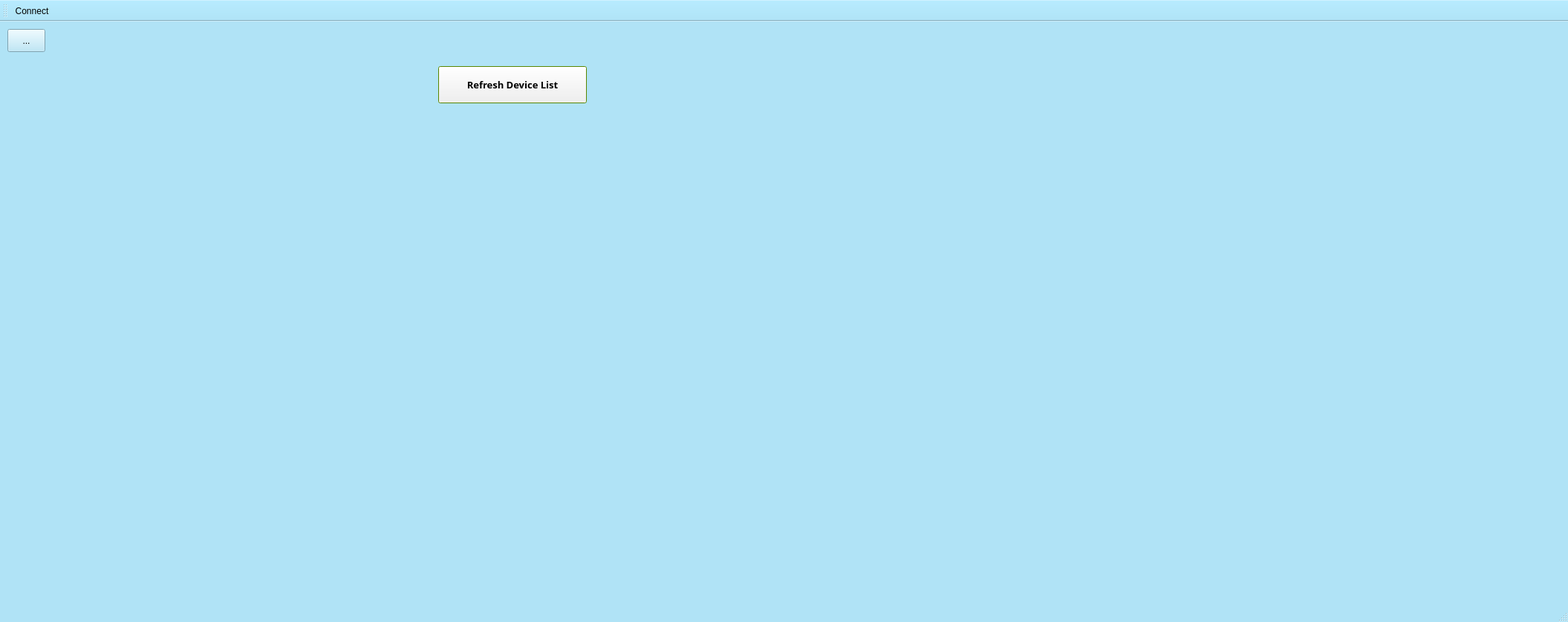
<?xml version="1.0" encoding="UTF-8"?>
<ui version="4.0">
 <class>MainWindow</class>
 <widget class="QMainWindow" name="MainWindow">
  <property name="geometry">
   <rect>
    <x>0</x>
    <y>0</y>
    <width>2111</width>
    <height>837</height>
   </rect>
  </property>
  <property name="baseSize">
   <size>
    <width>4000</width>
    <height>0</height>
   </size>
  </property>
  <property name="palette">
   <palette>
    <active>
     <colorrole role="WindowText">
      <brush brushstyle="SolidPattern">
       <color alpha="255">
        <red>0</red>
        <green>0</green>
        <blue>0</blue>
       </color>
      </brush>
     </colorrole>
     <colorrole role="Button">
      <brush brushstyle="SolidPattern">
       <color alpha="255">
        <red>176</red>
        <green>227</green>
        <blue>246</blue>
       </color>
      </brush>
     </colorrole>
     <colorrole role="Light">
      <brush brushstyle="SolidPattern">
       <color alpha="255">
        <red>255</red>
        <green>255</green>
        <blue>255</blue>
       </color>
      </brush>
     </colorrole>
     <colorrole role="Midlight">
      <brush brushstyle="SolidPattern">
       <color alpha="255">
        <red>215</red>
        <green>241</green>
        <blue>250</blue>
       </color>
      </brush>
     </colorrole>
     <colorrole role="Dark">
      <brush brushstyle="SolidPattern">
       <color alpha="255">
        <red>88</red>
        <green>113</green>
        <blue>123</blue>
       </color>
      </brush>
     </colorrole>
     <colorrole role="Mid">
      <brush brushstyle="SolidPattern">
       <color alpha="255">
        <red>117</red>
        <green>151</green>
        <blue>164</blue>
       </color>
      </brush>
     </colorrole>
     <colorrole role="Text">
      <brush brushstyle="SolidPattern">
       <color alpha="255">
        <red>0</red>
        <green>0</green>
        <blue>0</blue>
       </color>
      </brush>
     </colorrole>
     <colorrole role="BrightText">
      <brush brushstyle="SolidPattern">
       <color alpha="255">
        <red>255</red>
        <green>255</green>
        <blue>255</blue>
       </color>
      </brush>
     </colorrole>
     <colorrole role="ButtonText">
      <brush brushstyle="SolidPattern">
       <color alpha="255">
        <red>0</red>
        <green>0</green>
        <blue>0</blue>
       </color>
      </brush>
     </colorrole>
     <colorrole role="Base">
      <brush brushstyle="SolidPattern">
       <color alpha="255">
        <red>255</red>
        <green>255</green>
        <blue>255</blue>
       </color>
      </brush>
     </colorrole>
     <colorrole role="Window">
      <brush brushstyle="SolidPattern">
       <color alpha="255">
        <red>176</red>
        <green>227</green>
        <blue>246</blue>
       </color>
      </brush>
     </colorrole>
     <colorrole role="Shadow">
      <brush brushstyle="SolidPattern">
       <color alpha="255">
        <red>0</red>
        <green>0</green>
        <blue>0</blue>
       </color>
      </brush>
     </colorrole>
     <colorrole role="AlternateBase">
      <brush brushstyle="SolidPattern">
       <color alpha="255">
        <red>215</red>
        <green>241</green>
        <blue>250</blue>
       </color>
      </brush>
     </colorrole>
     <colorrole role="ToolTipBase">
      <brush brushstyle="SolidPattern">
       <color alpha="255">
        <red>255</red>
        <green>255</green>
        <blue>220</blue>
       </color>
      </brush>
     </colorrole>
     <colorrole role="ToolTipText">
      <brush brushstyle="SolidPattern">
       <color alpha="255">
        <red>0</red>
        <green>0</green>
        <blue>0</blue>
       </color>
      </brush>
     </colorrole>
    </active>
    <inactive>
     <colorrole role="WindowText">
      <brush brushstyle="SolidPattern">
       <color alpha="255">
        <red>0</red>
        <green>0</green>
        <blue>0</blue>
       </color>
      </brush>
     </colorrole>
     <colorrole role="Button">
      <brush brushstyle="SolidPattern">
       <color alpha="255">
        <red>176</red>
        <green>227</green>
        <blue>246</blue>
       </color>
      </brush>
     </colorrole>
     <colorrole role="Light">
      <brush brushstyle="SolidPattern">
       <color alpha="255">
        <red>255</red>
        <green>255</green>
        <blue>255</blue>
       </color>
      </brush>
     </colorrole>
     <colorrole role="Midlight">
      <brush brushstyle="SolidPattern">
       <color alpha="255">
        <red>215</red>
        <green>241</green>
        <blue>250</blue>
       </color>
      </brush>
     </colorrole>
     <colorrole role="Dark">
      <brush brushstyle="SolidPattern">
       <color alpha="255">
        <red>88</red>
        <green>113</green>
        <blue>123</blue>
       </color>
      </brush>
     </colorrole>
     <colorrole role="Mid">
      <brush brushstyle="SolidPattern">
       <color alpha="255">
        <red>117</red>
        <green>151</green>
        <blue>164</blue>
       </color>
      </brush>
     </colorrole>
     <colorrole role="Text">
      <brush brushstyle="SolidPattern">
       <color alpha="255">
        <red>0</red>
        <green>0</green>
        <blue>0</blue>
       </color>
      </brush>
     </colorrole>
     <colorrole role="BrightText">
      <brush brushstyle="SolidPattern">
       <color alpha="255">
        <red>255</red>
        <green>255</green>
        <blue>255</blue>
       </color>
      </brush>
     </colorrole>
     <colorrole role="ButtonText">
      <brush brushstyle="SolidPattern">
       <color alpha="255">
        <red>0</red>
        <green>0</green>
        <blue>0</blue>
       </color>
      </brush>
     </colorrole>
     <colorrole role="Base">
      <brush brushstyle="SolidPattern">
       <color alpha="255">
        <red>255</red>
        <green>255</green>
        <blue>255</blue>
       </color>
      </brush>
     </colorrole>
     <colorrole role="Window">
      <brush brushstyle="SolidPattern">
       <color alpha="255">
        <red>176</red>
        <green>227</green>
        <blue>246</blue>
       </color>
      </brush>
     </colorrole>
     <colorrole role="Shadow">
      <brush brushstyle="SolidPattern">
       <color alpha="255">
        <red>0</red>
        <green>0</green>
        <blue>0</blue>
       </color>
      </brush>
     </colorrole>
     <colorrole role="AlternateBase">
      <brush brushstyle="SolidPattern">
       <color alpha="255">
        <red>215</red>
        <green>241</green>
        <blue>250</blue>
       </color>
      </brush>
     </colorrole>
     <colorrole role="ToolTipBase">
      <brush brushstyle="SolidPattern">
       <color alpha="255">
        <red>255</red>
        <green>255</green>
        <blue>220</blue>
       </color>
      </brush>
     </colorrole>
     <colorrole role="ToolTipText">
      <brush brushstyle="SolidPattern">
       <color alpha="255">
        <red>0</red>
        <green>0</green>
        <blue>0</blue>
       </color>
      </brush>
     </colorrole>
    </inactive>
    <disabled>
     <colorrole role="WindowText">
      <brush brushstyle="SolidPattern">
       <color alpha="255">
        <red>88</red>
        <green>113</green>
        <blue>123</blue>
       </color>
      </brush>
     </colorrole>
     <colorrole role="Button">
      <brush brushstyle="SolidPattern">
       <color alpha="255">
        <red>176</red>
        <green>227</green>
        <blue>246</blue>
       </color>
      </brush>
     </colorrole>
     <colorrole role="Light">
      <brush brushstyle="SolidPattern">
       <color alpha="255">
        <red>255</red>
        <green>255</green>
        <blue>255</blue>
       </color>
      </brush>
     </colorrole>
     <colorrole role="Midlight">
      <brush brushstyle="SolidPattern">
       <color alpha="255">
        <red>215</red>
        <green>241</green>
        <blue>250</blue>
       </color>
      </brush>
     </colorrole>
     <colorrole role="Dark">
      <brush brushstyle="SolidPattern">
       <color alpha="255">
        <red>88</red>
        <green>113</green>
        <blue>123</blue>
       </color>
      </brush>
     </colorrole>
     <colorrole role="Mid">
      <brush brushstyle="SolidPattern">
       <color alpha="255">
        <red>117</red>
        <green>151</green>
        <blue>164</blue>
       </color>
      </brush>
     </colorrole>
     <colorrole role="Text">
      <brush brushstyle="SolidPattern">
       <color alpha="255">
        <red>88</red>
        <green>113</green>
        <blue>123</blue>
       </color>
      </brush>
     </colorrole>
     <colorrole role="BrightText">
      <brush brushstyle="SolidPattern">
       <color alpha="255">
        <red>255</red>
        <green>255</green>
        <blue>255</blue>
       </color>
      </brush>
     </colorrole>
     <colorrole role="ButtonText">
      <brush brushstyle="SolidPattern">
       <color alpha="255">
        <red>88</red>
        <green>113</green>
        <blue>123</blue>
       </color>
      </brush>
     </colorrole>
     <colorrole role="Base">
      <brush brushstyle="SolidPattern">
       <color alpha="255">
        <red>176</red>
        <green>227</green>
        <blue>246</blue>
       </color>
      </brush>
     </colorrole>
     <colorrole role="Window">
      <brush brushstyle="SolidPattern">
       <color alpha="255">
        <red>176</red>
        <green>227</green>
        <blue>246</blue>
       </color>
      </brush>
     </colorrole>
     <colorrole role="Shadow">
      <brush brushstyle="SolidPattern">
       <color alpha="255">
        <red>0</red>
        <green>0</green>
        <blue>0</blue>
       </color>
      </brush>
     </colorrole>
     <colorrole role="AlternateBase">
      <brush brushstyle="SolidPattern">
       <color alpha="255">
        <red>176</red>
        <green>227</green>
        <blue>246</blue>
       </color>
      </brush>
     </colorrole>
     <colorrole role="ToolTipBase">
      <brush brushstyle="SolidPattern">
       <color alpha="255">
        <red>255</red>
        <green>255</green>
        <blue>220</blue>
       </color>
      </brush>
     </colorrole>
     <colorrole role="ToolTipText">
      <brush brushstyle="SolidPattern">
       <color alpha="255">
        <red>0</red>
        <green>0</green>
        <blue>0</blue>
       </color>
      </brush>
     </colorrole>
    </disabled>
   </palette>
  </property>
  <property name="windowTitle">
   <string>Device Connection</string>
  </property>
  <property name="windowIcon">
   <iconset resource="settings.qrc">
    <normaloff>:/Icons/eegIcon.png</normaloff>:/Icons/eegIcon.png</iconset>
  </property>
  <widget class="QWidget" name="centralwidget">
   <property name="sizePolicy">
    <sizepolicy hsizetype="Expanding" vsizetype="Expanding">
     <horstretch>0</horstretch>
     <verstretch>0</verstretch>
    </sizepolicy>
   </property>
   <property name="maximumSize">
    <size>
     <width>2500</width>
     <height>900</height>
    </size>
   </property>
   <widget class="QPushButton" name="refreshPushButton">
    <property name="geometry">
     <rect>
      <x>590</x>
      <y>60</y>
      <width>200</width>
      <height>50</height>
     </rect>
    </property>
    <property name="sizePolicy">
     <sizepolicy hsizetype="Expanding" vsizetype="Expanding">
      <horstretch>0</horstretch>
      <verstretch>0</verstretch>
     </sizepolicy>
    </property>
    <property name="palette">
     <palette>
      <active>
       <colorrole role="WindowText">
        <brush brushstyle="SolidPattern">
         <color alpha="255">
          <red>0</red>
          <green>0</green>
          <blue>0</blue>
         </color>
        </brush>
       </colorrole>
       <colorrole role="Button">
        <brush brushstyle="SolidPattern">
         <color alpha="255">
          <red>139</red>
          <green>206</green>
          <blue>102</blue>
         </color>
        </brush>
       </colorrole>
       <colorrole role="Light">
        <brush brushstyle="SolidPattern">
         <color alpha="255">
          <red>179</red>
          <green>255</green>
          <blue>27</blue>
         </color>
        </brush>
       </colorrole>
       <colorrole role="Midlight">
        <brush brushstyle="SolidPattern">
         <color alpha="255">
          <red>152</red>
          <green>221</green>
          <blue>13</blue>
         </color>
        </brush>
       </colorrole>
       <colorrole role="Dark">
        <brush brushstyle="SolidPattern">
         <color alpha="255">
          <red>62</red>
          <green>94</green>
          <blue>0</blue>
         </color>
        </brush>
       </colorrole>
       <colorrole role="Mid">
        <brush brushstyle="SolidPattern">
         <color alpha="255">
          <red>83</red>
          <green>125</green>
          <blue>0</blue>
         </color>
        </brush>
       </colorrole>
       <colorrole role="Text">
        <brush brushstyle="SolidPattern">
         <color alpha="255">
          <red>0</red>
          <green>0</green>
          <blue>0</blue>
         </color>
        </brush>
       </colorrole>
       <colorrole role="BrightText">
        <brush brushstyle="SolidPattern">
         <color alpha="255">
          <red>255</red>
          <green>255</green>
          <blue>255</blue>
         </color>
        </brush>
       </colorrole>
       <colorrole role="ButtonText">
        <brush brushstyle="SolidPattern">
         <color alpha="255">
          <red>0</red>
          <green>0</green>
          <blue>0</blue>
         </color>
        </brush>
       </colorrole>
       <colorrole role="Base">
        <brush brushstyle="SolidPattern">
         <color alpha="255">
          <red>255</red>
          <green>255</green>
          <blue>255</blue>
         </color>
        </brush>
       </colorrole>
       <colorrole role="Window">
        <brush brushstyle="SolidPattern">
         <color alpha="255">
          <red>125</red>
          <green>188</green>
          <blue>0</blue>
         </color>
        </brush>
       </colorrole>
       <colorrole role="Shadow">
        <brush brushstyle="SolidPattern">
         <color alpha="255">
          <red>0</red>
          <green>0</green>
          <blue>0</blue>
         </color>
        </brush>
       </colorrole>
       <colorrole role="AlternateBase">
        <brush brushstyle="SolidPattern">
         <color alpha="255">
          <red>190</red>
          <green>221</green>
          <blue>127</blue>
         </color>
        </brush>
       </colorrole>
       <colorrole role="ToolTipBase">
        <brush brushstyle="SolidPattern">
         <color alpha="255">
          <red>255</red>
          <green>255</green>
          <blue>220</blue>
         </color>
        </brush>
       </colorrole>
       <colorrole role="ToolTipText">
        <brush brushstyle="SolidPattern">
         <color alpha="255">
          <red>0</red>
          <green>0</green>
          <blue>0</blue>
         </color>
        </brush>
       </colorrole>
      </active>
      <inactive>
       <colorrole role="WindowText">
        <brush brushstyle="SolidPattern">
         <color alpha="255">
          <red>0</red>
          <green>0</green>
          <blue>0</blue>
         </color>
        </brush>
       </colorrole>
       <colorrole role="Button">
        <brush brushstyle="SolidPattern">
         <color alpha="255">
          <red>240</red>
          <green>240</green>
          <blue>240</blue>
         </color>
        </brush>
       </colorrole>
       <colorrole role="Light">
        <brush brushstyle="SolidPattern">
         <color alpha="255">
          <red>179</red>
          <green>255</green>
          <blue>27</blue>
         </color>
        </brush>
       </colorrole>
       <colorrole role="Midlight">
        <brush brushstyle="SolidPattern">
         <color alpha="255">
          <red>152</red>
          <green>221</green>
          <blue>13</blue>
         </color>
        </brush>
       </colorrole>
       <colorrole role="Dark">
        <brush brushstyle="SolidPattern">
         <color alpha="255">
          <red>62</red>
          <green>94</green>
          <blue>0</blue>
         </color>
        </brush>
       </colorrole>
       <colorrole role="Mid">
        <brush brushstyle="SolidPattern">
         <color alpha="255">
          <red>83</red>
          <green>125</green>
          <blue>0</blue>
         </color>
        </brush>
       </colorrole>
       <colorrole role="Text">
        <brush brushstyle="SolidPattern">
         <color alpha="255">
          <red>0</red>
          <green>0</green>
          <blue>0</blue>
         </color>
        </brush>
       </colorrole>
       <colorrole role="BrightText">
        <brush brushstyle="SolidPattern">
         <color alpha="255">
          <red>255</red>
          <green>255</green>
          <blue>255</blue>
         </color>
        </brush>
       </colorrole>
       <colorrole role="ButtonText">
        <brush brushstyle="SolidPattern">
         <color alpha="255">
          <red>0</red>
          <green>0</green>
          <blue>0</blue>
         </color>
        </brush>
       </colorrole>
       <colorrole role="Base">
        <brush brushstyle="SolidPattern">
         <color alpha="255">
          <red>255</red>
          <green>255</green>
          <blue>255</blue>
         </color>
        </brush>
       </colorrole>
       <colorrole role="Window">
        <brush brushstyle="SolidPattern">
         <color alpha="255">
          <red>125</red>
          <green>188</green>
          <blue>0</blue>
         </color>
        </brush>
       </colorrole>
       <colorrole role="Shadow">
        <brush brushstyle="SolidPattern">
         <color alpha="255">
          <red>0</red>
          <green>0</green>
          <blue>0</blue>
         </color>
        </brush>
       </colorrole>
       <colorrole role="AlternateBase">
        <brush brushstyle="SolidPattern">
         <color alpha="255">
          <red>190</red>
          <green>221</green>
          <blue>127</blue>
         </color>
        </brush>
       </colorrole>
       <colorrole role="ToolTipBase">
        <brush brushstyle="SolidPattern">
         <color alpha="255">
          <red>255</red>
          <green>255</green>
          <blue>220</blue>
         </color>
        </brush>
       </colorrole>
       <colorrole role="ToolTipText">
        <brush brushstyle="SolidPattern">
         <color alpha="255">
          <red>0</red>
          <green>0</green>
          <blue>0</blue>
         </color>
        </brush>
       </colorrole>
      </inactive>
      <disabled>
       <colorrole role="WindowText">
        <brush brushstyle="SolidPattern">
         <color alpha="255">
          <red>62</red>
          <green>94</green>
          <blue>0</blue>
         </color>
        </brush>
       </colorrole>
       <colorrole role="Button">
        <brush brushstyle="SolidPattern">
         <color alpha="255">
          <red>240</red>
          <green>240</green>
          <blue>240</blue>
         </color>
        </brush>
       </colorrole>
       <colorrole role="Light">
        <brush brushstyle="SolidPattern">
         <color alpha="255">
          <red>179</red>
          <green>255</green>
          <blue>27</blue>
         </color>
        </brush>
       </colorrole>
       <colorrole role="Midlight">
        <brush brushstyle="SolidPattern">
         <color alpha="255">
          <red>152</red>
          <green>221</green>
          <blue>13</blue>
         </color>
        </brush>
       </colorrole>
       <colorrole role="Dark">
        <brush brushstyle="SolidPattern">
         <color alpha="255">
          <red>62</red>
          <green>94</green>
          <blue>0</blue>
         </color>
        </brush>
       </colorrole>
       <colorrole role="Mid">
        <brush brushstyle="SolidPattern">
         <color alpha="255">
          <red>83</red>
          <green>125</green>
          <blue>0</blue>
         </color>
        </brush>
       </colorrole>
       <colorrole role="Text">
        <brush brushstyle="SolidPattern">
         <color alpha="255">
          <red>62</red>
          <green>94</green>
          <blue>0</blue>
         </color>
        </brush>
       </colorrole>
       <colorrole role="BrightText">
        <brush brushstyle="SolidPattern">
         <color alpha="255">
          <red>255</red>
          <green>255</green>
          <blue>255</blue>
         </color>
        </brush>
       </colorrole>
       <colorrole role="ButtonText">
        <brush brushstyle="SolidPattern">
         <color alpha="255">
          <red>62</red>
          <green>94</green>
          <blue>0</blue>
         </color>
        </brush>
       </colorrole>
       <colorrole role="Base">
        <brush brushstyle="SolidPattern">
         <color alpha="255">
          <red>125</red>
          <green>188</green>
          <blue>0</blue>
         </color>
        </brush>
       </colorrole>
       <colorrole role="Window">
        <brush brushstyle="SolidPattern">
         <color alpha="255">
          <red>125</red>
          <green>188</green>
          <blue>0</blue>
         </color>
        </brush>
       </colorrole>
       <colorrole role="Shadow">
        <brush brushstyle="SolidPattern">
         <color alpha="255">
          <red>0</red>
          <green>0</green>
          <blue>0</blue>
         </color>
        </brush>
       </colorrole>
       <colorrole role="AlternateBase">
        <brush brushstyle="SolidPattern">
         <color alpha="255">
          <red>125</red>
          <green>188</green>
          <blue>0</blue>
         </color>
        </brush>
       </colorrole>
       <colorrole role="ToolTipBase">
        <brush brushstyle="SolidPattern">
         <color alpha="255">
          <red>255</red>
          <green>255</green>
          <blue>220</blue>
         </color>
        </brush>
       </colorrole>
       <colorrole role="ToolTipText">
        <brush brushstyle="SolidPattern">
         <color alpha="255">
          <red>0</red>
          <green>0</green>
          <blue>0</blue>
         </color>
        </brush>
       </colorrole>
      </disabled>
     </palette>
    </property>
    <property name="font">
     <font>
      <family>Arial Unicode MS</family>
      <pointsize>10</pointsize>
      <weight>75</weight>
      <bold>true</bold>
     </font>
    </property>
    <property name="mouseTracking">
     <bool>false</bool>
    </property>
    <property name="contextMenuPolicy">
     <enum>Qt::ActionsContextMenu</enum>
    </property>
    <property name="text">
     <string>Refresh Device List</string>
    </property>
    <property name="icon">
     <iconset resource="settings.qrc">
      <normaloff>:/Icons/refresh.jpg</normaloff>:/Icons/refresh.jpg</iconset>
    </property>
    <property name="iconSize">
     <size>
      <width>25</width>
      <height>25</height>
     </size>
    </property>
    <property name="autoRepeatDelay">
     <number>2000</number>
    </property>
    <property name="autoRepeatInterval">
     <number>2000</number>
    </property>
   </widget>
   <widget class="QToolButton" name="toolButton">
    <property name="geometry">
     <rect>
      <x>10</x>
      <y>10</y>
      <width>51</width>
      <height>31</height>
     </rect>
    </property>
    <property name="text">
     <string>...</string>
    </property>
   </widget>
  </widget>
  <widget class="QToolBar" name="mainToolBar">
   <property name="windowTitle">
    <string>toolBar</string>
   </property>
   <attribute name="toolBarArea">
    <enum>TopToolBarArea</enum>
   </attribute>
   <attribute name="toolBarBreak">
    <bool>false</bool>
   </attribute>
   <addaction name="actionConnectToolBar"/>
  </widget>
  <widget class="QMenuBar" name="menubar">
   <property name="geometry">
    <rect>
     <x>0</x>
     <y>0</y>
     <width>2111</width>
     <height>19</height>
    </rect>
   </property>
  </widget>
  <widget class="QStatusBar" name="statusbar"/>
  <action name="actionConnectToolBar">
   <property name="icon">
    <iconset resource="settings.qrc">
     <normaloff>:/Icons/connection.png</normaloff>:/Icons/connection.png</iconset>
   </property>
   <property name="text">
    <string>Connect</string>
   </property>
  </action>
 </widget>
 <resources>
  <include location="settings.qrc"/>
 </resources>
 <connections/>
</ui>
